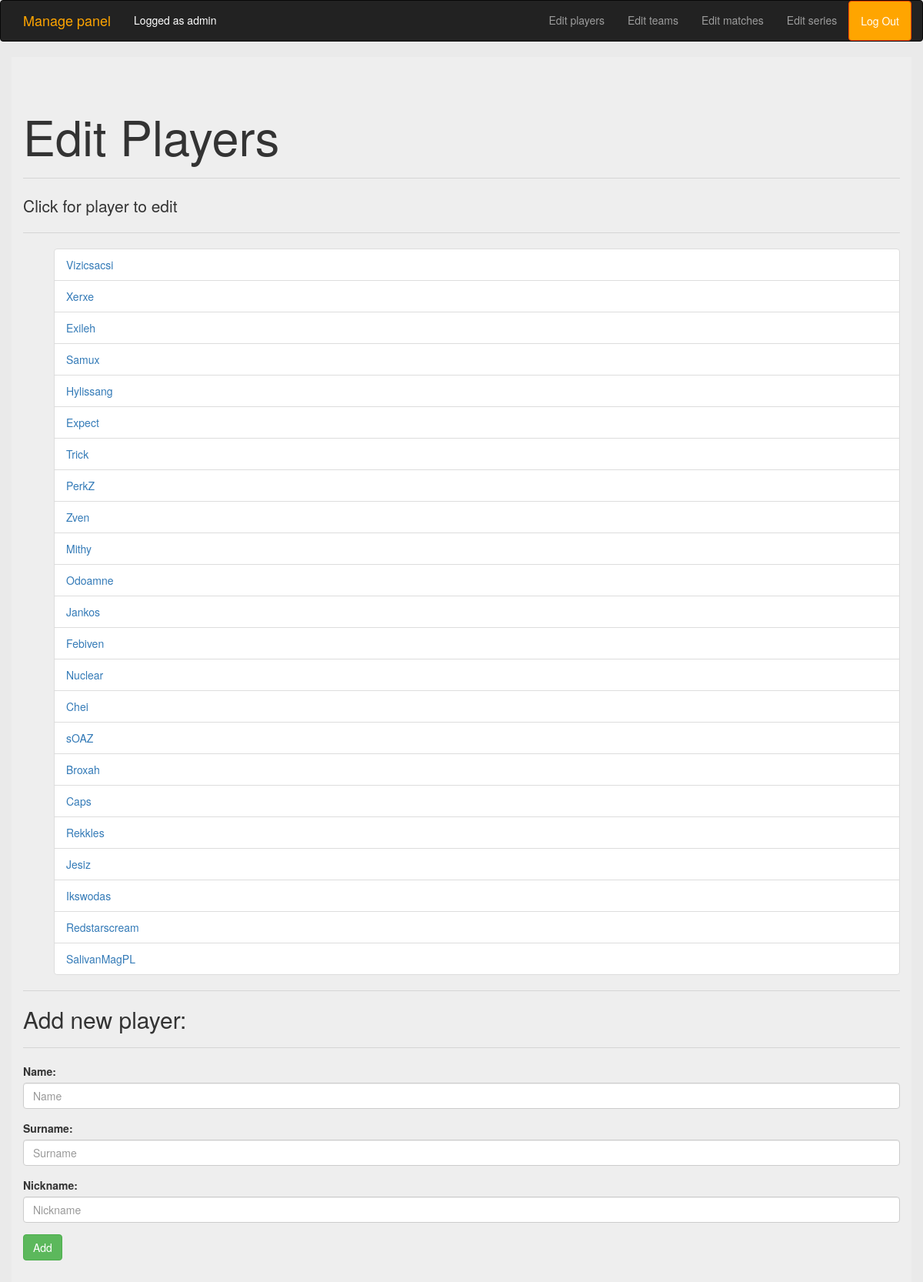
Screenshot of /manage/players (signed in) with the database file from the repository.
### game/models.py (models this page shows)
class Player(models.Model):
    name = models.CharField(max_length=20)
    surname = models.CharField(max_length=30)
    nickname = models.CharField(max_length=20)
    team = models.ForeignKey(Team)
    def __str__(self):
        return self.nickname

### managePanel/views.py (the view)
# urls.py: url(r'^players/(?P<team_id>[0-9]+)/$', views.show_players, name="players"),
def players(request):
    if not request.user.is_authenticated:
        return redirect('/manage/')
    players = Player.objects.all()
    return render(request, 'managePlayers.html', {'players': players})

### managePanel/templates/managePlayers.html
{% extends "manageBase.html" %}
{% block content %}
    <h1>Edit Players</h1>
    <hr>
    <p>Click for player to edit</p>
    <hr>
    <ul>
    {% for p in players %}
        <li class="list-group-item"><a href="{% url 'manage:editPlayer' p.id %}">{{ p }}</a></li>
    {% endfor %}
    </ul>
    <hr>
    <h2>Add new player:</h2>
    <hr>
    <form method="post" action="{% url 'manage:addPlayer' %}">{% csrf_token %}
        <div class="form-group">
            <label for="name">Name:</label>
            <input type="text" class="form-control" placeholder="Name" name="name" required>
        </div>
        <div class="form-group">
            <label for="surname">Surname:</label>
            <input type="text" class="form-control" placeholder="Surname" name="surname" required>
        </div>
        <div class="form-group">
            <label for="nickname">Nickname:</label>
            <input type="text" class="form-control" placeholder="Nickname" name="nickname" required>
        </div>
        <button type="submit" class="btn btn-success">Add</button>
    </form>
{% endblock %}

### managePanel/templates/manageBase.html (shortened to what this page needs)
{% load static %}
<!DOCTYPE html>
<html lang="en">
<head>
    <link rel="stylesheet" href="{% static "css/bootstrap.min.css" %}">
    <link rel="stylesheet" href="{% static "css/style.css" %}">
</head>
<body>
<nav class="navbar navbar-inverse">
    <div class="container">
        <div class="navbar-brand">
            <p><a style="color: orange" href="{% url 'manage:home' %}">Manage panel</a></p>
        </div>
        <div class="nav navbar-text" style="color: white">Logged as {{ user }}</div>
        <ul class="nav navbar-nav navbar-right">
            <li><a href="{% url 'manage:players' %}">Edit players</a></li>
            <li><a href="{% url 'manage:teams' %}">Edit teams</a></li>
            <li><a href="{% url 'manage:matches' %}">Edit matches</a></li>
            <li><a href="{% url 'manage:series' %}">Edit series</a></li>
            <li><a class="btn" id="logOut" href="{% url 'manage:logout' %}">Log Out</a></li>
        </ul>
    </div>
</nav>
<div class="container jumbotron">
    {% block content %}
    {% endblock %}
</div>
</body>
</html>

### static/css/style.css (style rules this page uses)
body { background-color: #eaeaea; }
hr { border-top: 1px solid #222222; }
h1 { color: red; }
#logOut { border-color: orangered; background-color: orange; color: white; }

### rows the page displays
Player: nickname "Vizicsacsi"
Player: nickname "Xerxe"
Player: nickname "Exileh"
Player: nickname "Samux"
Player: nickname "Hylissang"
Player: nickname "Expect"
Player: nickname "Trick"
Player: nickname "PerkZ"
Player: nickname "Zven"
Player: nickname "Mithy"
Player: nickname "Odoamne"
Player: nickname "Jankos"
Player: nickname "Febiven"
Player: nickname "Nuclear"
Player: nickname "Chei"
Player: nickname "sOAZ"
Player: nickname "Broxah"
Player: nickname "Caps"
Player: nickname "Rekkles"
Player: nickname "Jesiz"
Player: nickname "Ikswodas"
Player: nickname "Redstarscream"
Player: nickname "SalivanMagPL"

### other values shown
{{ user }} "admin"
